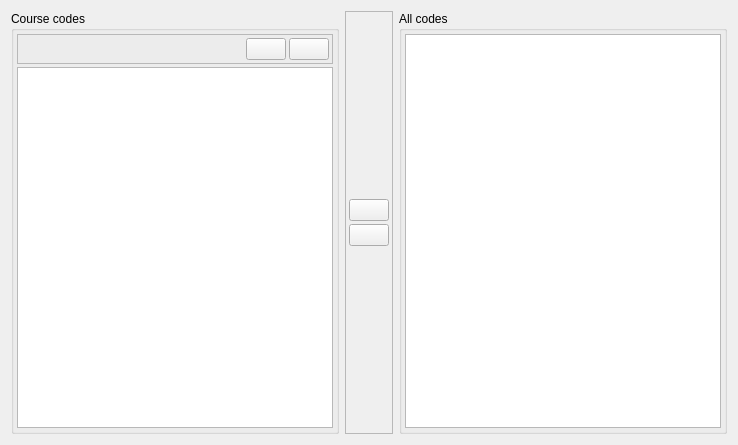
<?xml version="1.0" encoding="UTF-8"?>
<ui version="4.0">
 <class>EditCourseCodesWidget</class>
 <widget class="QWidget" name="EditCourseCodesWidget">
  <property name="geometry">
   <rect>
    <x>0</x>
    <y>0</y>
    <width>738</width>
    <height>445</height>
   </rect>
  </property>
  <property name="windowTitle">
   <string>Edit course codes</string>
  </property>
  <layout class="QHBoxLayout" name="horizontalLayout">
   <item>
    <widget class="QGroupBox" name="groupBox">
     <property name="title">
      <string>Course codes</string>
     </property>
     <layout class="QVBoxLayout" name="verticalLayout">
      <property name="spacing">
       <number>3</number>
      </property>
      <property name="leftMargin">
       <number>3</number>
      </property>
      <property name="topMargin">
       <number>3</number>
      </property>
      <property name="rightMargin">
       <number>3</number>
      </property>
      <property name="bottomMargin">
       <number>3</number>
      </property>
      <item>
       <widget class="QFrame" name="frame_2">
        <property name="frameShape">
         <enum>QFrame::StyledPanel</enum>
        </property>
        <property name="frameShadow">
         <enum>QFrame::Raised</enum>
        </property>
        <layout class="QHBoxLayout" name="horizontalLayout_2">
         <property name="spacing">
          <number>3</number>
         </property>
         <property name="leftMargin">
          <number>3</number>
         </property>
         <property name="topMargin">
          <number>3</number>
         </property>
         <property name="rightMargin">
          <number>3</number>
         </property>
         <property name="bottomMargin">
          <number>3</number>
         </property>
         <item>
          <spacer name="horizontalSpacer">
           <property name="orientation">
            <enum>Qt::Horizontal</enum>
           </property>
           <property name="sizeHint" stdset="0">
            <size>
             <width>40</width>
             <height>20</height>
            </size>
           </property>
          </spacer>
         </item>
         <item>
          <widget class="QPushButton" name="btCodesUp">
           <property name="toolTip">
            <string>Move selected codes up</string>
           </property>
           <property name="icon">
            <iconset resource="../../../../../../libqf/libqfqmlwidgets/images/images.qrc">
             <normaloff>:/qf/qmlwidgets/images/up.svg</normaloff>:/qf/qmlwidgets/images/up.svg</iconset>
           </property>
          </widget>
         </item>
         <item>
          <widget class="QPushButton" name="btCodesDown">
           <property name="toolTip">
            <string>Move selected codes down</string>
           </property>
           <property name="icon">
            <iconset resource="../../../../../../libqf/libqfqmlwidgets/images/images.qrc">
             <normaloff>:/qf/qmlwidgets/images/down.svg</normaloff>:/qf/qmlwidgets/images/down.svg</iconset>
           </property>
          </widget>
         </item>
        </layout>
       </widget>
      </item>
      <item>
       <widget class="QTableView" name="tblCourseCodes">
        <property name="editTriggers">
         <set>QAbstractItemView::NoEditTriggers</set>
        </property>
       </widget>
      </item>
     </layout>
    </widget>
   </item>
   <item>
    <widget class="QFrame" name="frame">
     <property name="frameShape">
      <enum>QFrame::StyledPanel</enum>
     </property>
     <property name="frameShadow">
      <enum>QFrame::Raised</enum>
     </property>
     <layout class="QVBoxLayout" name="verticalLayout_3">
      <property name="spacing">
       <number>3</number>
      </property>
      <property name="leftMargin">
       <number>3</number>
      </property>
      <property name="topMargin">
       <number>3</number>
      </property>
      <property name="rightMargin">
       <number>3</number>
      </property>
      <property name="bottomMargin">
       <number>3</number>
      </property>
      <item>
       <spacer name="verticalSpacer">
        <property name="orientation">
         <enum>Qt::Vertical</enum>
        </property>
        <property name="sizeHint" stdset="0">
         <size>
          <width>20</width>
          <height>40</height>
         </size>
        </property>
       </spacer>
      </item>
      <item>
       <widget class="QPushButton" name="btAddCodes">
        <property name="toolTip">
         <string>Add selected codes</string>
        </property>
        <property name="icon">
         <iconset resource="../../../../../../libqf/libqfqmlwidgets/images/images.qrc">
          <normaloff>:/qf/qmlwidgets/images/left.svg</normaloff>:/qf/qmlwidgets/images/left.svg</iconset>
        </property>
       </widget>
      </item>
      <item>
       <widget class="QPushButton" name="btRemoveCodes">
        <property name="toolTip">
         <string>Remove selected codes</string>
        </property>
        <property name="icon">
         <iconset resource="../../../../../../libqf/libqfqmlwidgets/images/images.qrc">
          <normaloff>:/qf/qmlwidgets/images/right.svg</normaloff>:/qf/qmlwidgets/images/right.svg</iconset>
        </property>
       </widget>
      </item>
      <item>
       <spacer name="verticalSpacer_2">
        <property name="orientation">
         <enum>Qt::Vertical</enum>
        </property>
        <property name="sizeHint" stdset="0">
         <size>
          <width>20</width>
          <height>40</height>
         </size>
        </property>
       </spacer>
      </item>
     </layout>
    </widget>
   </item>
   <item>
    <widget class="QGroupBox" name="groupBox_2">
     <property name="title">
      <string>All codes</string>
     </property>
     <layout class="QVBoxLayout" name="verticalLayout_2">
      <property name="spacing">
       <number>3</number>
      </property>
      <property name="leftMargin">
       <number>3</number>
      </property>
      <property name="topMargin">
       <number>3</number>
      </property>
      <property name="rightMargin">
       <number>3</number>
      </property>
      <property name="bottomMargin">
       <number>3</number>
      </property>
      <item>
       <widget class="QTableView" name="tblAllCodes">
        <property name="editTriggers">
         <set>QAbstractItemView::NoEditTriggers</set>
        </property>
        <property name="sortingEnabled">
         <bool>true</bool>
        </property>
       </widget>
      </item>
     </layout>
    </widget>
   </item>
  </layout>
 </widget>
 <resources>
  <include location="../../../../../../libqf/libqfqmlwidgets/images/images.qrc"/>
 </resources>
 <connections/>
</ui>
